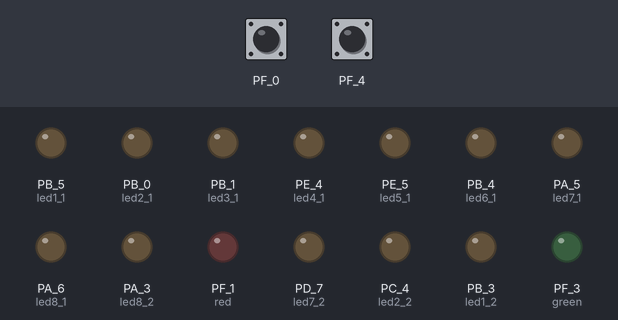
Recording of a sketch running on a simulated TI Tiva C LaunchPad. Parts: output pins drawn as LEDs (lit = HIGH). Inputs (shaded band) come from the test bench; at power-on: PF_0 HIGH, PF_4 HIGH.

Above: at 1.2 s.
1.3 s: PF_0 pulled LOW for 0.15 s
At 1.7 s:
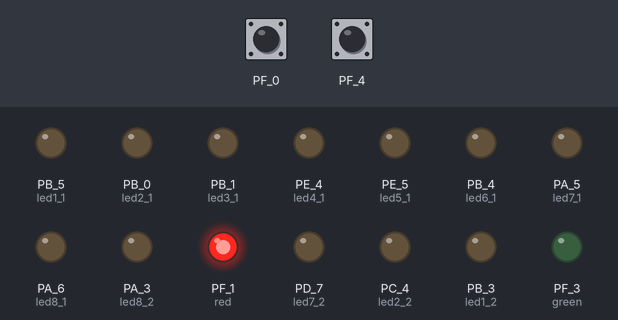
4.4 s: PF_4 pulled LOW for 1 s
At 6.0 s:
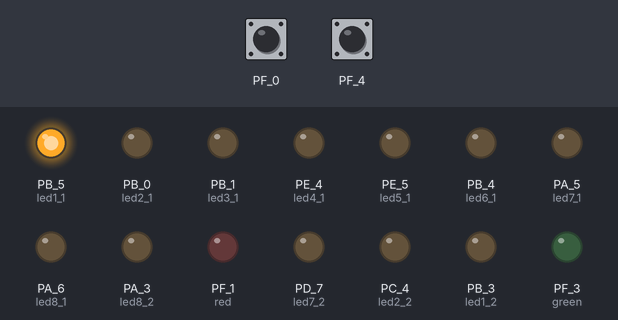
6.9 s: PF_4 pulled LOW for 0.15 s
At 7.2 s:
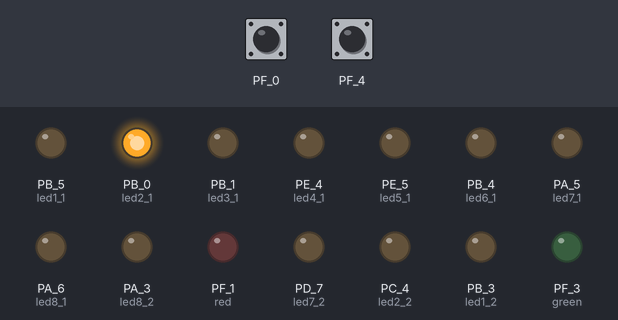
8.5 s: PF_0 pulled LOW for 1 s
At 9.8 s:
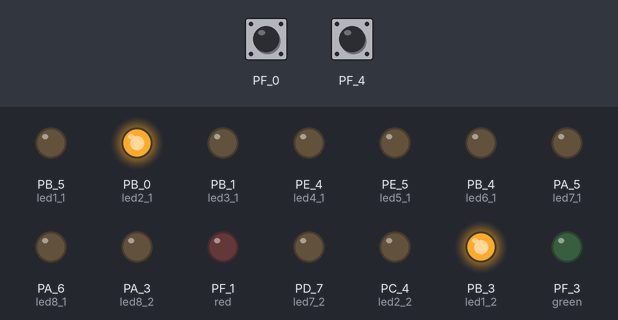
11.0 s: PF_0 pulled LOW for 0.15 s
At 11.8 s:
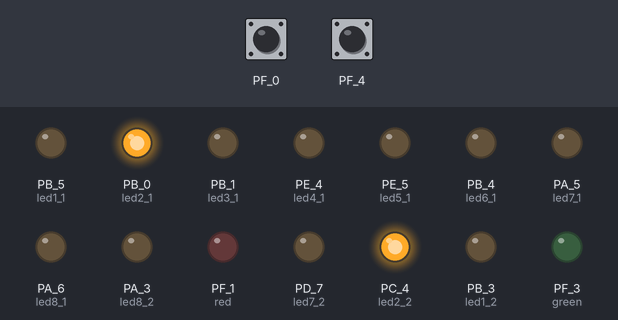
12.7 s: PF_4 pulled LOW for 0.15 s
At 14.4 s:
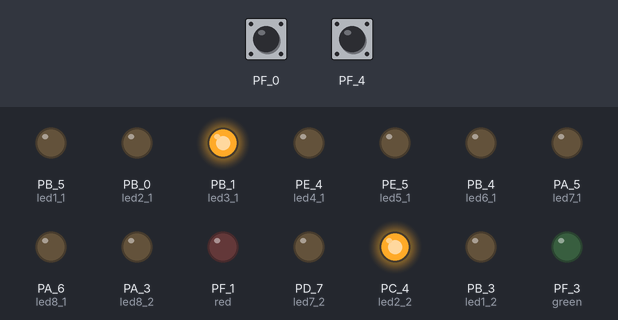
Timing chart, 0 to 15.5 s (numbered marks = the images above; inputs shaded):
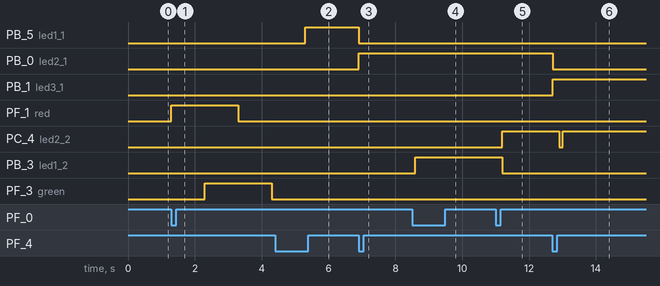

Measured:
- after the input at 1.3 s, PF_1 (red): LOW → HIGH at once, → LOW 2.0 s later; PF_3 (green): LOW → HIGH after 1.0 s, → LOW 2.0 s later
- after the input at 4.4 s, PB_5 (led1_1): LOW → HIGH after 0.90 s
- after the input at 6.9 s, PB_5 (led1_1): HIGH → LOW at once; PB_0 (led2_1): LOW → HIGH at once
- after the input at 8.5 s, PB_3 (led1_2): LOW → HIGH after 0.10 s
- after the input at 11.0 s, PC_4 (led2_2): LOW → HIGH after 0.20 s; PB_3 (led1_2): HIGH → LOW after 0.20 s
- after the input at 12.7 s, PB_0 (led2_1): HIGH → LOW at once; PB_1 (led3_1): LOW → HIGH at once; PC_4 (led2_2): HIGH → LOW after 0.20 s, → HIGH 0.10 s later

The sketch:

carreras_06.c.ino
```cpp
/*
   LAB06 = Decade counter
   Tiva C. tm4c123
   Jonathan Pu
   c. 19249
*/

/* ========================================
    PREDEFINITION OF VARIABLES
   ========================================
*/
//setup pins for player1
#define led1_1 PB_5
#define led2_1 PB_0
#define led3_1 PB_1
#define led4_1 PE_4
#define led5_1 PE_5
#define led6_1 PB_4
#define led7_1 PA_5
#define led8_1 PA_6

//setup pins for player2
#define led1_2 PB_3
#define led2_2 PC_4
#define led3_2 PC_5
#define led4_2 PC_6
#define led5_2 PC_7
#define led6_2 PD_6
#define led7_2 PD_7
#define led8_2 PA_3

//setup pins for traffic lights
const byte red = RED_LED;
const byte blue = BLUE_LED;
const byte green = GREEN_LED;

int counter1 = 0; //initialize counter in 0
int counter2 = 0;
int state1 = 0; //flag to increment counter
int state2 = 0;
int start = 0; //flag to start the traffic light sequence
int outPins[8] = {led1_1, led2_1, led3_1, led4_1, led5_1, led6_1, led7_1, led8_1};

/* ========================================
    pins SETUP
   ========================================
*/
void setup() {
  //initialize the PUSH1 and PUSH2 as an input
  pinMode(PUSH1, INPUT_PULLUP);
  pinMode(PUSH2, INPUT_PULLUP);
  pinMode(PB_7, INPUT_PULLUP);
  //initialize 8 pins as output for the decade counter
  pinMode(led1_1, OUTPUT);
  pinMode(led2_1, OUTPUT);
  pinMode(led3_1, OUTPUT);
  pinMode(led4_1, OUTPUT);
  pinMode(led5_1, OUTPUT);
  pinMode(led6_1, OUTPUT);
  pinMode(led7_1, OUTPUT);
  pinMode(led8_1, OUTPUT);

  pinMode(led1_2, OUTPUT);
  pinMode(led2_2, OUTPUT);
  pinMode(led3_2, OUTPUT);
  pinMode(led4_2, OUTPUT);
  pinMode(led5_2, OUTPUT);
  pinMode(led6_2, OUTPUT);
  pinMode(led7_2, OUTPUT);
  pinMode(led8_2, OUTPUT);

  pinMode(red, OUTPUT);
  pinMode(green, OUTPUT);
  pinMode(blue, OUTPUT);

}

/* ========================================
    MAIN LOOP
   ========================================
*/

void loop() {

  //PRELAB
//    int i = 0; //two variables to iterate over to for loops
//    int j = 0;
//    if (digitalRead(PUSH1) == LOW) { //push to activate the counter
//      for (i = 0; i < 255; i++) { //255 numbers we can get
//        for (j = 0; j < 8; j++) { //8 leds that we have
//          if ( ((i >> j) & 1 )  == 1)  { //division to take the binary number
//            digitalWrite(outPins[j], HIGH); //turn on the leds in the array
//          }
//          else {
//            digitalWrite(outPins[j], LOW); //or turn them all down
//          }
//        }
//        delay(250);
//      }
//    }

  //LAB

  if (digitalRead(PUSH1) == HIGH && state1 == 0) { //initialize everything off
    digitalWrite(led1_1, LOW);
    digitalWrite(led2_1, LOW);
    digitalWrite(led3_1, LOW);
    digitalWrite(led4_1, LOW);
    digitalWrite(led5_1, LOW);
    digitalWrite(led6_1, LOW);
    digitalWrite(led7_1, LOW);
    digitalWrite(led8_1, LOW);

    digitalWrite(led1_2, LOW);
    digitalWrite(led2_2, LOW);
    digitalWrite(led3_2, LOW);
    digitalWrite(led4_2, LOW);
    digitalWrite(led5_2, LOW);
    digitalWrite(led6_2, LOW);
    digitalWrite(led7_2, LOW);
    digitalWrite(led8_2, LOW);

  }
  //debouncing for the two push buttons
  if (digitalRead(PUSH1) == HIGH) {
    state1 = 1;
  }
  if (digitalRead(PUSH2) == HIGH) {
    state2 = 1;
  }
  if (digitalRead(PUSH1) == LOW && state1 == 1) {
    counter1++;
    state1 = 0;
  }
  if (digitalRead(PUSH2) == LOW && state2 == 1) {
    counter2++;
    state2 = 0;
  }

  //Traffic light routine with RGB
  if ((counter1 == 1 || counter2 == 1) && (start == 0)) {
    digitalWrite(red, HIGH);
    delay(1000);
    digitalWrite(green, HIGH);
    delay(1000);
    digitalWrite(red, LOW);
    delay(1000);
    digitalWrite(green, LOW);
    delay(1000);
    start = 1;
    counter1 = 2;
    counter2 = 2;
  }

  //start of the counters for each player
  //PLAYER1
  if (counter1 == 3) {
    digitalWrite(led1_1, HIGH);
    delay(100);
    digitalWrite(green, LOW);
  }
  if (counter1 == 4) {
    digitalWrite(led1_1, LOW);
    digitalWrite(led2_1, HIGH);
    delay(100);
  }
  if (counter1 == 5) {
    digitalWrite(led1_1, LOW);
    digitalWrite(led2_1, LOW);
    digitalWrite(led3_1, HIGH);
    delay(100);
  }
  if (counter1 == 6) {
    digitalWrite(led3_1, LOW);
    digitalWrite(led4_1, HIGH);
    delay(100);
  }
  if (counter1 == 7) {
    digitalWrite(led4_1, LOW);
    digitalWrite(led5_1, HIGH);
  }
  if (counter1 == 8) {
    digitalWrite(led5_1, LOW);
    digitalWrite(led6_1, HIGH);
  }
  if (counter1 == 9) {
    digitalWrite(led6_1, LOW);
    digitalWrite(led7_1, HIGH);
  }
  if (counter1 == 10) {
    digitalWrite(led7_1, LOW);
    digitalWrite(led8_1, HIGH);

    digitalWrite(green, HIGH);
    delay(1000);
    digitalWrite(green, LOW);
    counter1 = 0;
    counter2 = 0;
    start = 0; //initialize traffic light again

    state1 = 0;
  }


  //PLAYER2
  if (counter2 == 3) {
    digitalWrite(led1_2, HIGH);
    digitalWrite(green, LOW);
    delay(100);
  }
  if (counter2 == 4) {
    digitalWrite(led1_2, LOW);
    digitalWrite(led2_2, HIGH);
    delay(100);
  }
  if (counter2 == 5) {
    digitalWrite(led2_2, LOW);
    digitalWrite(led3_2, HIGH);
    delay(100);
  }
  if (counter2 == 6) {
    digitalWrite(led3_2, LOW);
    digitalWrite(led4_2, HIGH);
    delay(100);
  }
  if (counter2 == 7) {
    digitalWrite(led4_2, LOW);
    digitalWrite(led5_2, HIGH);
  }
  if (counter2 == 8) {
    digitalWrite(led5_2, LOW);
    digitalWrite(led6_2, HIGH);
  }
  if (counter2 == 9) {
    digitalWrite(led6_2, LOW);
    digitalWrite(led7_2, HIGH);
  }
  if (counter2 == 10) {
    digitalWrite(led7_2, LOW);
    digitalWrite(led8_2, HIGH);

    digitalWrite(red, HIGH);
    digitalWrite(blue, HIGH);
    delay(1000);
    digitalWrite(blue, LOW);
    digitalWrite(red, LOW);
    counter1 = 0;
    counter2 = 0;
    start = 0; //initialize traffic light again
    state1 = 0;

  }
}
```
